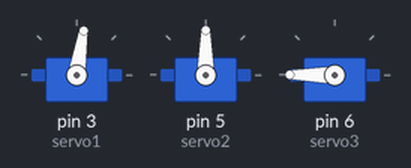
Simulated run of this sketch. Board: Arduino Uno, built with avr-gcc and run on an emulated ATmega328P. On the bench: 3 × servo. Random numbers use the default seed unless the sketch sets one.

Above: at 2.97 s.
At 4.2 s:
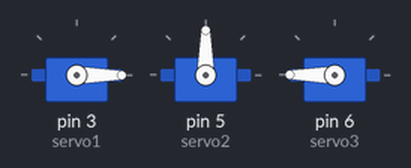
At 20.8 s:
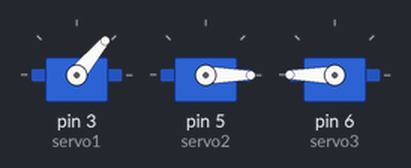
At 38.3 s:
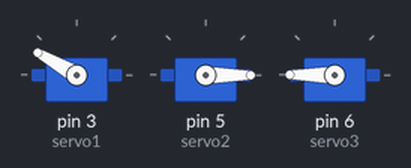
Timing chart, 0 to 40.0 s (numbered marks = the images above):
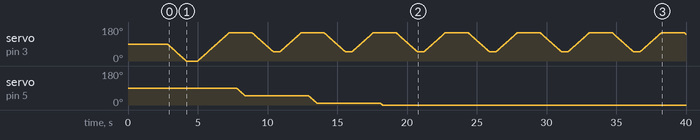

Measured:
- by itself, servo on pin 5 (servo2): moves from 90° to 0° over 10.5 s

The sketch:

robotic_arm_code_control.ino
```cpp
#include <Servo.h>

Servo servo1;
Servo servo2;
Servo servo3;

int waistAngle = 90;
int armAngle = 90;
int gripAngle = 180;
bool grip = false;
long unsigned int lastPress = 0;
int debounceTime = 500;


void setup() {

  delay(random(500,2000));   // delay for random time
  Serial.begin(9600);

 servo1.attach(3);           //attach servoPin to servo object
 servo2.attach(5);
 servo3.attach(6);

 servo1.write(90);
 servo2.write(90);
 servo3.write(180);

 delay(2000);

}

void loop() {

//////////Write robot commands here/////////////

///////Robot commands://////////

//turnLeft(): makes robot turn to the left
//turnRight(): makes robot turn to the right
//raiseUp(): makes robot lift its arm
//lowerArm(): makes robot bring its arm down
//openJaw(): makes robot open its jaw
//closeJaw(): makes robot close its jaw


turnLeft(100);

turnRight(150);

lowerArm(40);


}


void turnRight(int angle) {

  for(int i=waistAngle;i<=angle;i++){
    servo1.write(i);
    waistAngle = i;
 delay(15);
  }

  delay(500);
}


void turnLeft(int angle) {
  int res = waistAngle - angle;
 for(int i=waistAngle;i>=res;i--){
    servo1.write(i);
    waistAngle = i;
 delay(15);
 }
  delay(500);
}


void raiseArm(int angle) {
  for(int i=armAngle;i<=angle;i++){
    servo2.write(i);
    armAngle = i;
 delay(15);
  }

    for(int i=armAngle;i>=angle;i--){
    servo2.write(i);
    armAngle = i;
 delay(15);
    }

  delay(500);
}

void lowerArm(int angle) {
    int res = armAngle - angle;
    for(int i=armAngle;i>=res;i--){
    servo2.write(i);
    armAngle = i;
 delay(15);
    }

  delay(500);
}


void closeJaw() {

    servo3.write(140);
 delay(500);
}

void openJaw() {

    servo3.write(180);
    delay(500);
}
```
